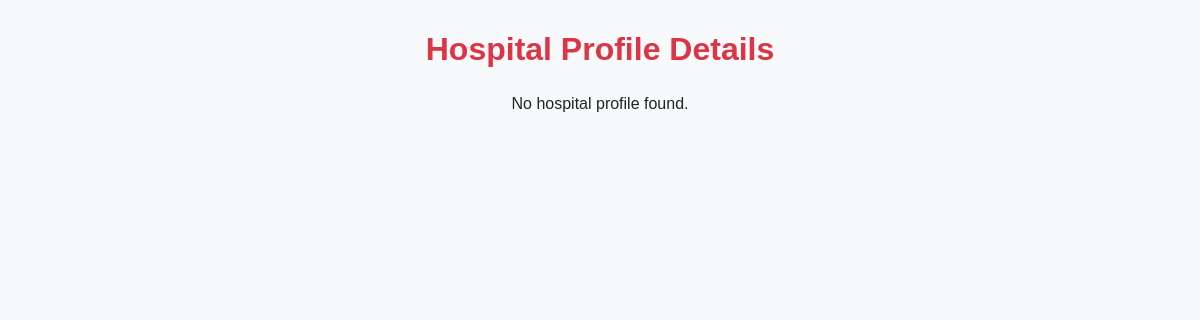
Page /hospital/profile/view/ (signed in) on the earlier database version.
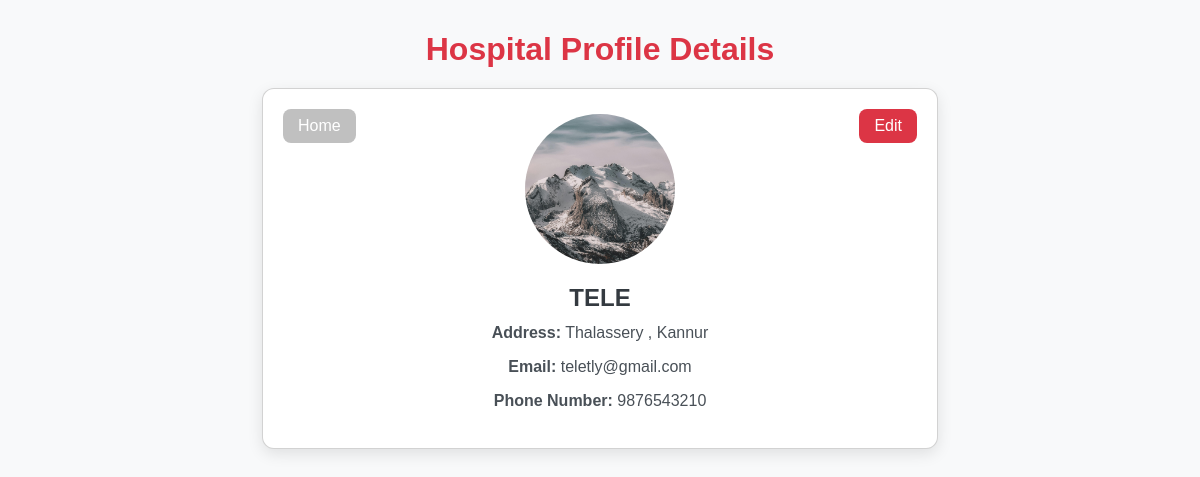
Same page on the later database version.
### blood_bank_app/models.py (models this page shows, shortened)
class HospitalDetails(models.Model):
    user = models.OneToOneField(User, on_delete=models.CASCADE, null=True, blank=True)
    name = models.CharField(max_length=255)
    address = models.TextField()
    email = models.EmailField(unique=True)
    phone_number = models.CharField(max_length=20)
    profile_picture = models.ImageField(
        upload_to='profile_pics/',
        default='profile_pics/default.jpg',
        blank=True,
        null=True
    )

### blood_bank_app/views.py (the view)
# urls.py: path('hospital/profile/view/', views.hospital_profile_view, name='hospital_profile_view'),
@login_required
def hospital_profile_view(request):
    hospital = HospitalDetails.objects.filter(user=request.user).first()
    return render(request, 'hospital/hospital_profile_view.html', {'hospital': hospital})

### blood_bank_app/templates/hospital/hospital_profile_view.html (shortened to what this page needs)
<!DOCTYPE html>
<html lang="en">
<head>
    <link href="https://cdn.jsdelivr.net/npm/bootstrap@5.3.3/dist/css/bootstrap.min.css" rel="stylesheet">
</head>
<body>
<div class="container">
    <h2>Hospital Profile Details</h2>
    {% if hospital %}
    <div class="card profile-info text-center">
        <a href="{% url 'hospital_profile' %}" class="btn edit-btn">Edit</a>
        <a href="{% url 'hospitalhome' %}" class="btn home-btn">Home</a>
        {% if hospital.profile_picture %}
            <img src="{{ hospital.profile_picture.url }}" class="profile-pic" alt="Profile Picture">
        {% endif %}
        <h4>{{ hospital.name }}</h4>
        <p><strong>Address:</strong> {{ hospital.address }}</p>
        <p><strong>Email:</strong> {{ hospital.email }}</p>
        <p><strong>Phone Number:</strong> {{ hospital.phone_number }}</p>
    </div>
    {% else %}
    <p class="text-center mt-4">No hospital profile found.</p>
    {% endif %}
</div>
</body>
</html>

### blood_bank_app/templates/hospital/hospital_profile_view.html (style rules this page uses)
body { background-color: #f8f9fa; font-family: 'Poppins', sans-serif; }
.container { max-width: 700px; }
h2 { color: #dc3545; font-weight: 700; text-align: center; margin-top: 30px; }
.card { margin-top: 20px; border-radius: 12px; box-shadow: 0 5px 15px rgba(0,0,0,0.1); padding: 25px; position: relative; }
.profile-info h4 { font-weight: 600; color: #343a40; }
.profile-info p { color: #495057; margin-bottom: 10px; }
.edit-btn { position: absolute; top: 20px; right: 20px; background-color: #dc3545; color: #fff; border: none; border-radius: 8px; padding: 5px 15px; font-weight: 500; transition: 0.3s; }
.home-btn { position: absolute; top: 20px; left: 20px; background-color: silver; color: #fff; border: none; border-radius: 8px; padding: 5px 15px; font-weight: 500; transition: 0.3s; }
.profile-pic { display: block; margin: 0 auto 20px auto; border-radius: 50%; width: 150px; height: 150px; object-fit: cover; }

Differences in the rows shown:
added HospitalDetails: profile_picture (picture), name "TELE", address "Thalassery , Kannur", email "teletly@gmail.com", phone_number "9876543210"
Other differences:
text no longer shown: "No hospital profile found."
text now shown: "Edit Home Address: Email: Phone Number:"
